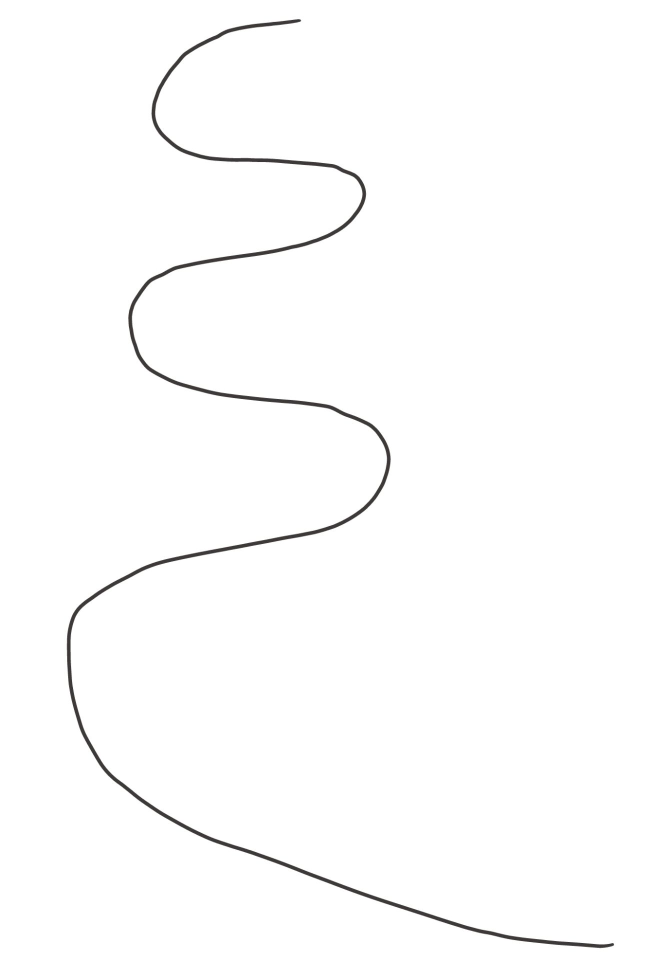
#> input picture 1.Line the group/assets/route.jpg, 1328 x 1920 px, found by its file name (shown at 1/2 size)
$ python test.py
#> lines starting #> are read from the running program, lines starting #| are printed output that depends on the picture; after the words box and inside, x2 and y2 are one past the last pixel; in counts of white or black regions, pixels touching at a corner belong together
import cv2
import numpy as np
import matplotlib.pyplot as plt
import csv
import matplotlib.animation as animation
import matplotlib.font_manager as fm
import pandas as pd
import math
import time  # 导入time模块
import math
from math import sqrt
# 1. 导入图片
image_path = 'd:/Code/Python/assets/route.jpg'  # 图片路径
image = cv2.imread(image_path)
#> image is the input picture: shape (1920, 1328, 3); mean B, G, R 252.6, 252.6, 252.6
gray = cv2.cvtColor(image, cv2.COLOR_BGR2GRAY)

# 2. 边缘检测
edges = cv2.Canny(gray, 50, 150)
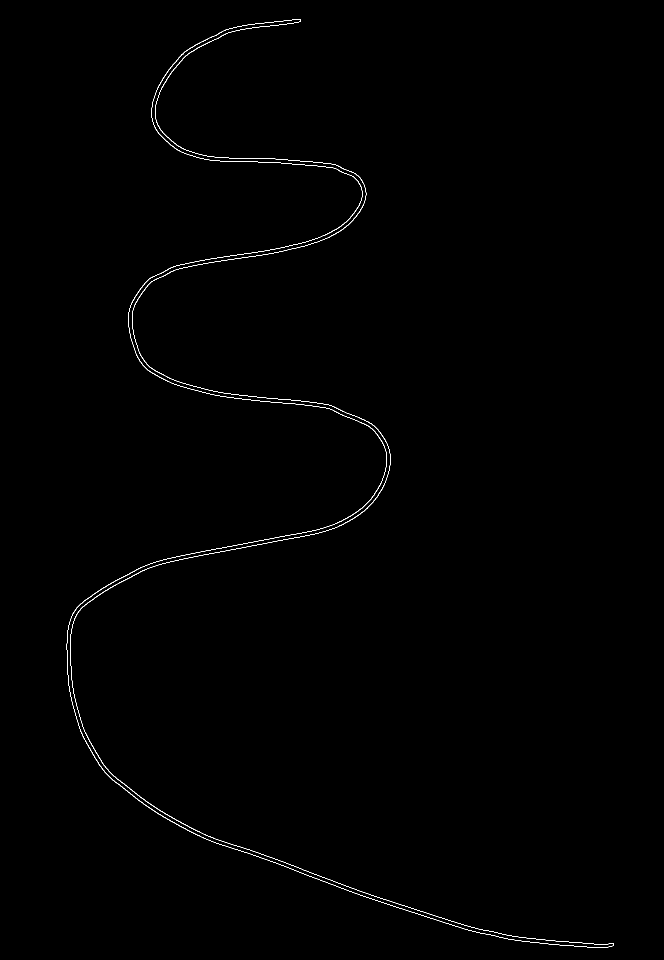
#> edges: shape (1920, 1328) (shown at 1/2 size); 0.37% white in thin lines or dots, all inside (x1, y1, x2, y2) = (133, 38, 1228, 1896)

# 3. 轮廓检测
contours, _ = cv2.findContours(edges, cv2.RETR_TREE, cv2.CHAIN_APPROX_SIMPLE)
#> contours = 2 contours; box (x1, y1, x2, y2) and area: (133, 38, 1228, 1896) 31318, (133, 38, 1228, 1896) 29920

# 4. 提取轨迹坐标
# 选择最大的轮廓作为轨迹（假设图像中只有一个主要轮廓）
largest_contour = max(contours, key=cv2.contourArea)
#> largest_contour = contour of 3948 points, box (x1, y1, x2, y2) (133, 38, 1228, 1896), area 31318
x_coords = largest_contour[:, 0, 0]
#> x_coords = 3948 values, max 1227 at index 1972, min 133 at index 1272, mean 505.3
y_coords = largest_contour[:, 0, 1]
#> y_coords = 3948 values, max 1895 at index 1962, min 38 at index 0, mean 1034.4
y_coords = -y_coords+1500  # 反转 x 轴的值
#> y_coords = 3948 values, max 1462 at index 0, min -395 at index 1962, mean 465.6
#提取x,y坐标的范围，为后续动态调整坐标轴做准备
x_min, x_max = np.min(x_coords), np.max(x_coords)
#> x_min = 133; x_max = 1227
y_min, y_max = np.min(y_coords), np.max(y_coords)
#> y_min = -395; y_max = 1462
# 5. 将坐标导出到CSV文件中
csv_file_path = 'd:/Code/Python/route_coordinates3.csv'  # 保存的CSV文件路径
with open(csv_file_path, mode='w', newline='') as file:
    writer = csv.writer(file)
    writer.writerow(['x', 'y'])  # 写入表头
    for x, y in zip(x_coords, y_coords):
        writer.writerow([x, y])
#> this loop made 3948 passes
#> (x, y) on passes 1 to 3: (592, 1462), (591, 1461), (584, 1461)
